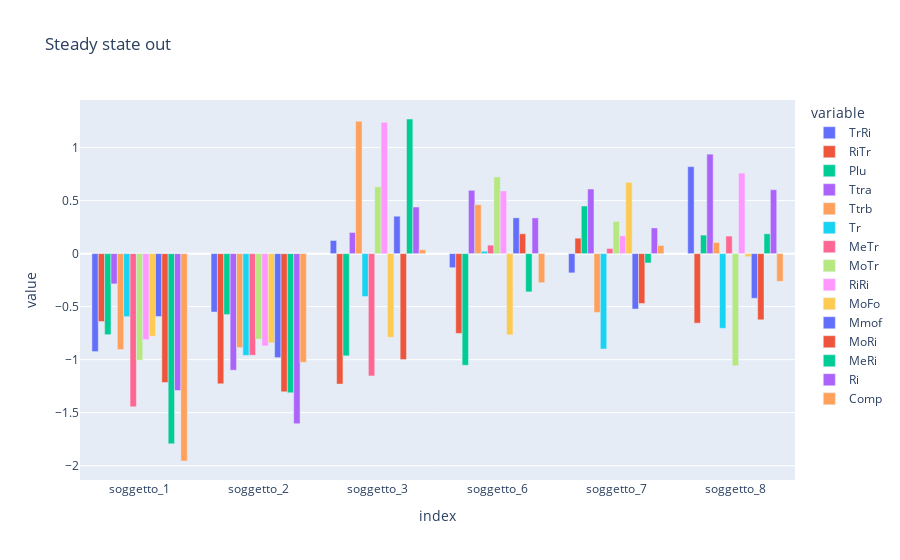

The cell this chart's notebook holds for it:
### Code cell
# plot the df_steady_out and df_steady_in with plotly express
fig = px.bar(df_steady.T, barmode="group", title="Steady state out")
fig.show()

### Figure 1 — Plotly figure (JSON) as saved in the notebook; plotly's stock layout.template omitted (floating-point values rounded to 4 significant figures)
{"data": [{"alignmentgroup": "True", "hovertemplate": "variable=TrRi<br>index=%{x}<br>value=%{y}<extra></extra>", "legendgroup": "TrRi", "marker": {"color": "#636efa", "pattern": {"shape": ""}}, "name": "TrRi", "offsetgroup": "TrRi", "orientation": "v", "showlegend": true, "textposition": "auto", "type": "bar", "x": ["soggetto_1", "soggetto_2", "soggetto_3", "soggetto_6", "soggetto_7", "soggetto_8"], "xaxis": "x", "y": [-0.9237, -0.5508, 0.1242, -0.1325, -0.1817, 0.8206], "yaxis": "y"}, {"alignmentgroup": "True", "hovertemplate": "variable=RiTr<br>index=%{x}<br>value=%{y}<extra></extra>", "legendgroup": "RiTr", "marker": {"color": "#EF553B", "pattern": {"shape": ""}}, "name": "RiTr", "offsetgroup": "RiTr", "orientation": "v", "showlegend": true, "textposition": "auto", "type": "bar", "x": ["soggetto_1", "soggetto_2", "soggetto_3", "soggetto_6", "soggetto_7", "soggetto_8"], "xaxis": "x", "y": [-0.6403, -1.228, -1.23, -0.7527, 0.146, -0.6556], "yaxis": "y"}, {"alignmentgroup": "True", "hovertemplate": "variable=Plu<br>index=%{x}<br>value=%{y}<extra></extra>", "legendgroup": "Plu", "marker": {"color": "#00cc96", "pattern": {"shape": ""}}, "name": "Plu", "offsetgroup": "Plu", "orientation": "v", "showlegend": true, "textposition": "auto", "type": "bar", "x": ["soggetto_1", "soggetto_2", "soggetto_3", "soggetto_6", "soggetto_7", "soggetto_8"], "xaxis": "x", "y": [-0.7643, -0.5748, -0.964, -1.053, 0.4489, 0.1748], "yaxis": "y"}, {"alignmentgroup": "True", "hovertemplate": "variable=Ttra<br>index=%{x}<br>value=%{y}<extra></extra>", "legendgroup": "Ttra", "marker": {"color": "#ab63fa", "pattern": {"shape": ""}}, "name": "Ttra", "offsetgroup": "Ttra", "orientation": "v", "showlegend": true, "textposition": "auto", "type": "bar", "x": ["soggetto_1", "soggetto_2", "soggetto_3", "soggetto_6", "soggetto_7", "soggetto_8"], "xaxis": "x", "y": [-0.2854, -1.099, 0.1995, 0.5972, 0.6094, 0.9382], "yaxis": "y"}, {"alignmentgroup": "True", "hovertemplate": "variable=Ttrb<br>index=%{x}<br>value=%{y}<extra></extra>", "legendgroup": "Ttrb", "marker": {"color": "#FFA15A", "pattern": {"shape": ""}}, "name": "Ttrb", "offsetgroup": "Ttrb", "orientation": "v", "showlegend": true, "textposition": "auto", "type": "bar", "x": ["soggetto_1", "soggetto_2", "soggetto_3", "soggetto_6", "soggetto_7", "soggetto_8"], "xaxis": "x", "y": [-0.9043, -0.8858, 1.248, 0.4614, -0.5543, 0.1049], "yaxis": "y"}, {"alignmentgroup": "True", "hovertemplate": "variable=Tr<br>index=%{x}<br>value=%{y}<extra></extra>", "legendgroup": "Tr", "marker": {"color": "#19d3f3", "pattern": {"shape": ""}}, "name": "Tr", "offsetgroup": "Tr", "orientation": "v", "showlegend": true, "textposition": "auto", "type": "bar", "x": ["soggetto_1", "soggetto_2", "soggetto_3", "soggetto_6", "soggetto_7", "soggetto_8"], "xaxis": "x", "y": [-0.5946, -0.96, -0.4045, 0.02292, -0.8993, -0.7044], "yaxis": "y"}, {"alignmentgroup": "True", "hovertemplate": "variable=MeTr<br>index=%{x}<br>value=%{y}<extra></extra>", "legendgroup": "MeTr", "marker": {"color": "#FF6692", "pattern": {"shape": ""}}, "name": "MeTr", "offsetgroup": "MeTr", "orientation": "v", "showlegend": true, "textposition": "auto", "type": "bar", "x": ["soggetto_1", "soggetto_2", "soggetto_3", "soggetto_6", "soggetto_7", "soggetto_8"], "xaxis": "x", "y": [-1.444, -0.958, -1.153, 0.08005, 0.04881, 0.1656], "yaxis": "y"}, {"alignmentgroup": "True", "hovertemplate": "variable=MoTr<br>index=%{x}<br>value=%{y}<extra></extra>", "legendgroup": "MoTr", "marker": {"color": "#B6E880", "pattern": {"shape": ""}}, "name": "MoTr", "offsetgroup": "MoTr", "orientation": "v", "showlegend": true, "textposition": "auto", "type": "bar", "x": ["soggetto_1", "soggetto_2", "soggetto_3", "soggetto_6", "soggetto_7", "soggetto_8"], "xaxis": "x", "y": [-1.005, -0.8058, 0.6302, 0.7237, 0.3042, -1.057], "yaxis": "y"}, {"alignmentgroup": "True", "hovertemplate": "variable=RiRi<br>index=%{x}<br>value=%{y}<extra></extra>", "legendgroup": "RiRi", "marker": {"color": "#FF97FF", "pattern": {"shape": ""}}, "name": "RiRi", "offsetgroup": "RiRi", "orientation": "v", "showlegend": true, "textposition": "auto", "type": "bar", "x": ["soggetto_1", "soggetto_2", "soggetto_3", "soggetto_6", "soggetto_7", "soggetto_8"], "xaxis": "x", "y": [-0.8109, -0.871, 1.239, 0.5908, 0.1675, 0.7597], "yaxis": "y"}, {"alignmentgroup": "True", "hovertemplate": "variable=MoFo<br>index=%{x}<br>value=%{y}<extra></extra>", "legendgroup": "MoFo", "marker": {"color": "#FECB52", "pattern": {"shape": ""}}, "name": "MoFo", "offsetgroup": "MoFo", "orientation": "v", "showlegend": true, "textposition": "auto", "type": "bar", "x": ["soggetto_1", "soggetto_2", "soggetto_3", "soggetto_6", "soggetto_7", "soggetto_8"], "xaxis": "x", "y": [-0.7785, -0.8407, -0.7888, -0.766, 0.6725, -0.02898], "yaxis": "y"}, {"alignmentgroup": "True", "hovertemplate": "variable=Mmof<br>index=%{x}<br>value=%{y}<extra></extra>", "legendgroup": "Mmof", "marker": {"color": "#636efa", "pattern": {"shape": ""}}, "name": "Mmof", "offsetgroup": "Mmof", "orientation": "v", "showlegend": true, "textposition": "auto", "type": "bar", "x": ["soggetto_1", "soggetto_2", "soggetto_3", "soggetto_6", "soggetto_7", "soggetto_8"], "xaxis": "x", "y": [-0.5931, -0.9808, 0.353, 0.3378, -0.5227, -0.4213], "yaxis": "y"}, {"alignmentgroup": "True", "hovertemplate": "variable=MoRi<br>index=%{x}<br>value=%{y}<extra></extra>", "legendgroup": "MoRi", "marker": {"color": "#EF553B", "pattern": {"shape": ""}}, "name": "MoRi", "offsetgroup": "MoRi", "orientation": "v", "showlegend": true, "textposition": "auto", "type": "bar", "x": ["soggetto_1", "soggetto_2", "soggetto_3", "soggetto_6", "soggetto_7", "soggetto_8"], "xaxis": "x", "y": [-1.216, -1.303, -0.9982, 0.1876, -0.4705, -0.6242], "yaxis": "y"}, {"alignmentgroup": "True", "hovertemplate": "variable=MeRi<br>index=%{x}<br>value=%{y}<extra></extra>", "legendgroup": "MeRi", "marker": {"color": "#00cc96", "pattern": {"shape": ""}}, "name": "MeRi", "offsetgroup": "MeRi", "orientation": "v", "showlegend": true, "textposition": "auto", "type": "bar", "x": ["soggetto_1", "soggetto_2", "soggetto_3", "soggetto_6", "soggetto_7", "soggetto_8"], "xaxis": "x", "y": [-1.794, -1.313, 1.27, -0.3607, -0.08805, 0.187], "yaxis": "y"}, {"alignmentgroup": "True", "hovertemplate": "variable=Ri<br>index=%{x}<br>value=%{y}<extra></extra>", "legendgroup": "Ri", "marker": {"color": "#ab63fa", "pattern": {"shape": ""}}, "name": "Ri", "offsetgroup": "Ri", "orientation": "v", "showlegend": true, "textposition": "auto", "type": "bar", "x": ["soggetto_1", "soggetto_2", "soggetto_3", "soggetto_6", "soggetto_7", "soggetto_8"], "xaxis": "x", "y": [-1.291, -1.604, 0.4397, 0.3369, 0.2422, 0.6027], "yaxis": "y"}, {"alignmentgroup": "True", "hovertemplate": "variable=Comp<br>index=%{x}<br>value=%{y}<extra></extra>", "legendgroup": "Comp", "marker": {"color": "#FFA15A", "pattern": {"shape": ""}}, "name": "Comp", "offsetgroup": "Comp", "orientation": "v", "showlegend": true, "textposition": "auto", "type": "bar", "x": ["soggetto_1", "soggetto_2", "soggetto_3", "soggetto_6", "soggetto_7", "soggetto_8"], "xaxis": "x", "y": [-1.956, -1.025, 0.03698, -0.2739, 0.07704, -0.2617], "yaxis": "y"}], "layout": {"barmode": "group", "legend": {"title": {"text": "variable"}, "tracegroupgap": 0}, "title": {"text": "Steady state out"}, "xaxis": {"anchor": "y", "domain": [0, 1], "title": {"text": "index"}}, "yaxis": {"anchor": "x", "domain": [0, 1], "title": {"text": "value"}}}}
